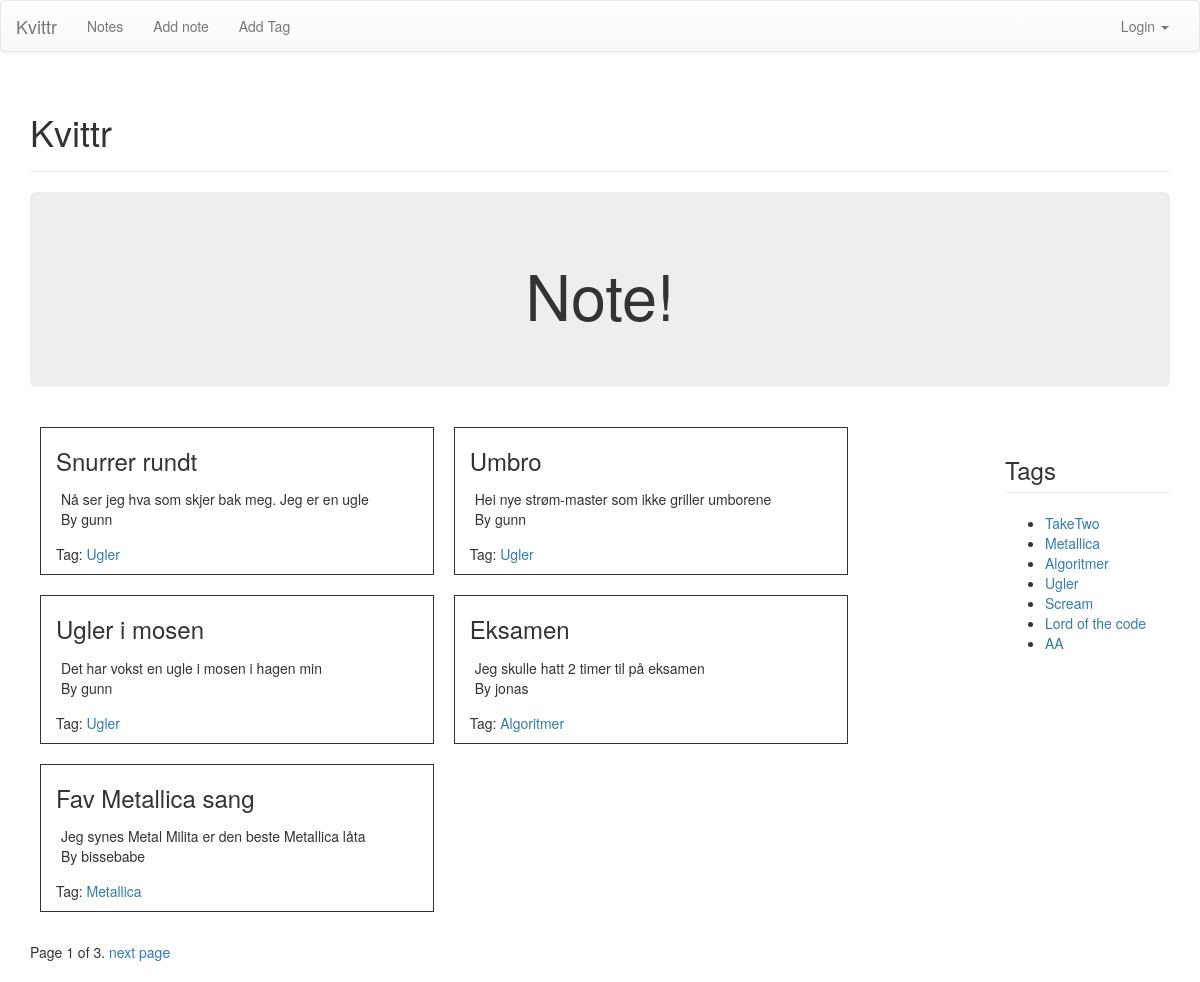
The page / on the database its author committed.
### notes/models.py (models this page shows, shortened)
class Note(models.Model):
	label = models.CharField(max_length = 30)
	body = models.TextField()
	timestamp = models.DateTimeField(auto_now_add=True)
	tags = models.ManyToManyField('Tag', related_name='notes')
	author = models.ForeignKey(User)
	num_likes = models.PositiveIntegerField(default=0)

class Tag(models.Model):
	label = models.CharField(max_length = 30)
	slug = models.SlugField(max_length=30)
	def __unicode__(self):
		return self.label

### kvittr/views.py (the view)
# urls.py: url(r'^$', home_view, name='home'),
def home_view(request):
	notes = Note.objects.all().order_by('-timestamp')
	page_number = request.GET.get('page')
	paginator = Paginator(notes, 5)
	try:
		notes = paginator.page(page_number)
	except PageNotAnInteger:
		notes = paginator.page(1)
	except EmptyPage:
		notes = paginator.page(paginator.num_pages)
	tags = Tag.objects.all()
	context = {
		'notes': notes,
		'tags': tags
		}
	return render(request, 'home.html', context)

### templates/home.html (shortened to what this page needs)
{% extends 'base.html' %}
{% block pagecontent %}
<div class="jumbotron">
	<h1 align="center">Note!</h1>
</div>
<div class="row">
{% if user.is_authenticated %}
	<div class="col-sm-10">
		{% if notes%}
			{% for note in notes %}
				<div class="col-sm-5" style="border: 1px solid; margin: 10px;">
					<h3 class="page-header"> <a href="{% url 'notes:detailnote' %}?id={{note.id}}">{{ note.label }}</a></h3>
					<div style="padding: 5px;">
						<p>{{ note.body }}</p>
					</div>
					{% for tag in note.tags.all %}
						<p>Tag: <a href="{% url 'notes:tagsearch' slug=tag.slug %}">{{tag}}</a></p>
					{% endfor %}
					<div>
						<p style="float: left;">By {{ note.author }}</p>
						{% if note and note.author == request.user %}
							<a style="float: right;" href="{% url 'notes:addnote' %}?id={{note.id}}">Edit Note</a>
						{% endif %}
					</div>
				</div>
			{% endfor %}
		{% else %}
			<div class="col-sm-12">
				<h3>No notes yet</h3>
			</div>
		{% endif %}
	</div>
	<div class="col-sm-2">
		<h3 class="page-header">Tags</h3>
		<ul>
			{% if tags %}
				{% for tag in tags %}
					<li>
						<a href="{% url 'notes:tagsearch' slug=tag.slug %}">{{tag}}</a>
						<ul>
							<li>
								<a href="{% url 'notes:addtag' %}?id={{tag.id}}">Edit tag</a>
							</li>
						</ul>
					</li>
				{% endfor %}
			{% else %}
				<div class="alert alert-warning">No tags yet</div>
			{% endif %}
		</ul>
	</div>
{% else %}
	<div class="col-sm-10">
		{% if notes%}
			{% for note in notes %}
				<div class="col-sm-5" style="border: 1px solid; margin: 10px;">
					<h3> {{ note.label }}</h3>
					<div style="padding: 5px;">
						{{ note.body }}
						<p>By {{ note.author }}</p>
					</div>
					{% for tag in note.tags.all %}
						<p>Tag: <a href="{% url 'notes:tagsearch' slug=tag.slug %}">{{tag}}</a></p>
					{% endfor %}
				</div>
			{% endfor %}
		{% endif %}
	</div>
	<div class="col-sm-2">
		<h3 class="page-header">Tags</h3>
		<ul>
			{% if tags %}
				{% for tag in tags %}
					<li>
						<a href="{% url 'notes:tagsearch' slug=tag.slug %}">{{tag}}</a>
					</li>
				{% endfor %}
			{% endif %}
		</ul>
	</div>
{% endif %}
</div>
<div class="pagination">
	<span class"step-links">
    <span class="current">
    	Page {{ notes.number }} of {{ notes.paginator.num_pages }}.
    </span>
    {% if notes.has_next %}
    	<a href="?page={{ notes.next_page_number }}">next page</a>
    {% endif %}
  </span>
</div>
{% endblock pagecontent %}

### rows shown on the page
Note: label "Snurrer rundt", body "Nå ser jeg hva som skjer bak meg. Jeg er en ugle", author "gunn"
Tag: label "Ugler"
Note: label "Umbro", body "Hei nye strøm-master som ikke griller umborene", author "gunn"
Note: label "Ugler i mosen", body "Det har vokst en ugle i mosen i hagen min", author "gunn"
Note: label "Eksamen", body "Jeg skulle hatt 2 timer til på eksamen", author "jonas"
Tag: label "Algoritmer"
Note: label "Fav Metallica sang", body "Jeg synes Metal Milita er den beste Metallica låta", author "bissebabe"
Tag: label "Metallica"
Tag: label "TakeTwo"
Tag: label "Scream"
Tag: label "Lord of the code"
Tag: label "AA"

### other values the page prints
{{ notes.number }} "1"
{{ notes.paginator.num_pages }} "3"
